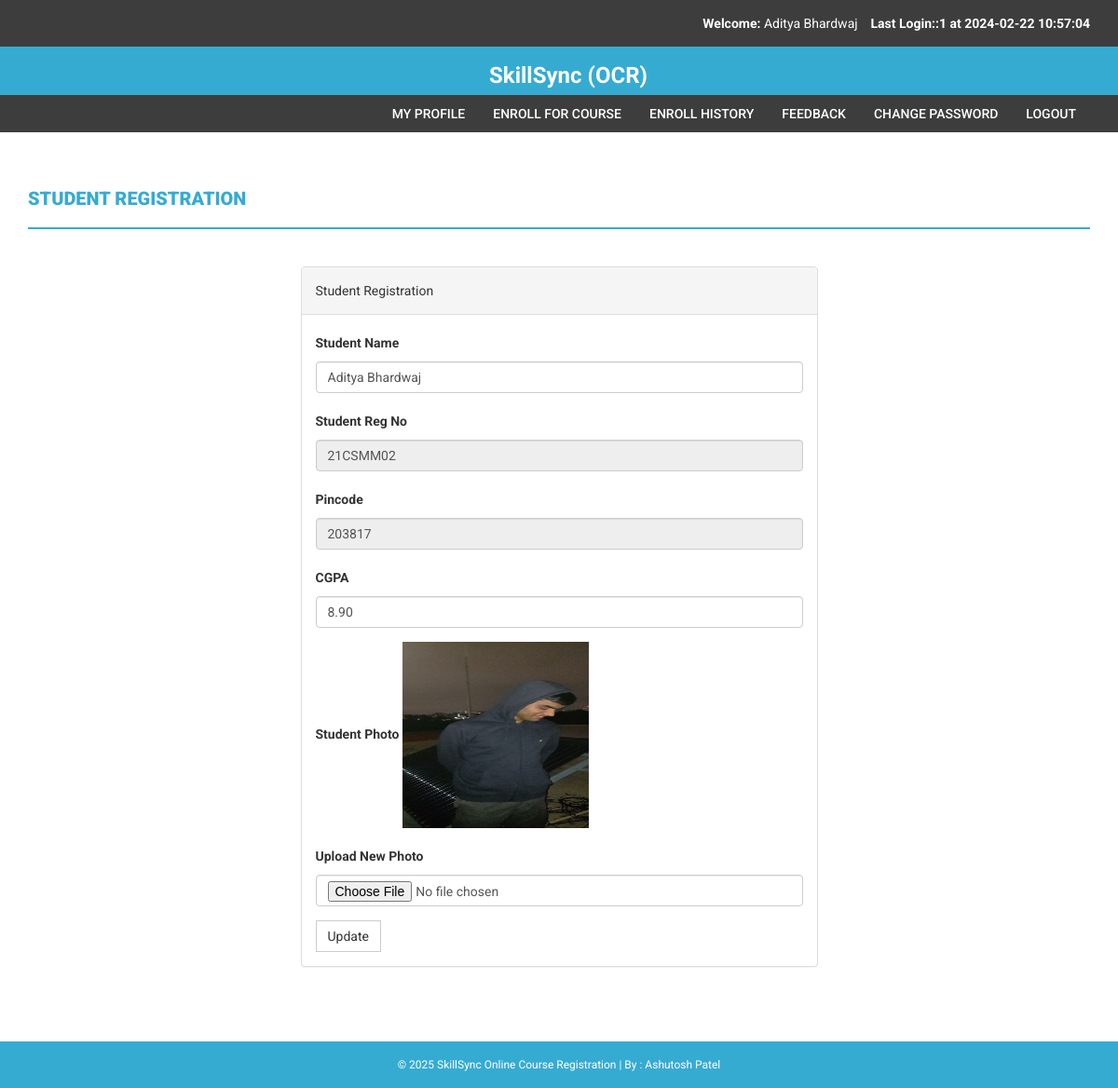
The page /my-profile.php (signed in) on the database its author committed.
### tables this page shows
CREATE TABLE `students` (
  `StudentRegno` varchar(255) NOT NULL,
  `studentPhoto` varchar(255) DEFAULT NULL,
  `password` varchar(255) DEFAULT NULL,
  `studentName` varchar(255) DEFAULT NULL,
  `pincode` varchar(255) DEFAULT NULL,
  `session` varchar(255) DEFAULT NULL,
  `department` varchar(255) DEFAULT NULL,
  `semester` varchar(255) DEFAULT NULL,
  `cgpa` decimal(10,2) DEFAULT NULL,
  `creationdate` timestamp NULL DEFAULT current_timestamp(),
  `updationDate` varchar(255) DEFAULT NULL
);

### my-profile.php (the view, shortened to what this page needs)
<?php
include('includes/config.php');
if(strlen($_SESSION['login'])==0)
    {
header('location:index.php');
}
else{
?>
<!DOCTYPE html>
<html xmlns="http://www.w3.org/1999/xhtml">
<head>
    <link href="assets/css/bootstrap.css" rel="stylesheet" />
    <link href="assets/css/font-awesome.css" rel="stylesheet" />
    <link href="assets/css/style.css" rel="stylesheet" />
</head>
<body>
<?php include('includes/header.php');?>
<?php if($_SESSION['login']!="")
{
 include('includes/menubar.php');
}
 ?>
    <div class="content-wrapper">
        <div class="container">
              <div class="row">
                    <div class="col-md-12">
                        <h1 class="page-head-line">Student Registration  </h1>
                    </div>
                </div>
                <div class="row" >
                  <div class="col-md-3"></div>
                    <div class="col-md-6">
                        <div class="panel panel-default">
                        <div class="panel-heading">
                          Student Registration
                        </div>
<?php $sql=mysqli_query($con,"select * from students where StudentRegno='".$_SESSION['login']."'");
while($row=mysqli_fetch_array($sql))
{ ?>
                        <div class="panel-body">
                       <form name="dept" method="post" enctype="multipart/form-data">
   <div class="form-group">
    <label for="studentname">Student Name  </label>
    <input type="text" class="form-control" id="studentname" name="studentname" value="<?php echo htmlentities($row['studentName']);?>"  />
  </div>
 <div class="form-group">
    <label for="studentregno">Student Reg No   </label>
    <input type="text" class="form-control" id="studentregno" name="studentregno" value="<?php echo htmlentities($row['StudentRegno']);?>"  placeholder="Student Reg no" readonly />
  </div>
<div class="form-group">
    <label for="Pincode">Pincode  </label>
    <input type="text" class="form-control" id="Pincode" name="Pincode" readonly value="<?php echo htmlentities($row['pincode']);?>" required />
  </div>
<div class="form-group">
    <label for="CGPA">CGPA  </label>
    <input type="text" class="form-control" id="cgpa" name="cgpa"  value="<?php echo htmlentities($row['cgpa']);?>" required />
  </div>
<div class="form-group">
    <label for="Pincode">Student Photo  </label>
   <?php if($row['studentPhoto']==""){ ?>
   <img src="studentphoto/noimage.png" width="200" height="200"><?php } else {?>
   <img src="studentphoto/<?php echo htmlentities($row['studentPhoto']);?>" width="200" height="200">
   <?php } ?>
  </div>
<div class="form-group">
    <label for="Pincode">Upload New Photo  </label>
    <input type="file" class="form-control" id="photo" name="photo"  value="<?php echo htmlentities($row['studentPhoto']);?>" />
  </div>
  <?php } ?>
 <button type="submit" name="submit" id="submit" class="btn btn-default">Update</button>
</form>
                            </div>
                            </div>
                    </div>
                </div>
            </div>
        </div>
  <?php include('includes/footer.php');?>
</body>
</html>
<?php } ?>

### includes/header.php (shortened to what this page needs)
<?php
include("includes/config.php");
?>
<?php if($_SESSION['login']!="")
{?>
<header>
        <div class="container">
            <div class="row">
                <div class="col-md-12">
                    <strong>Welcome: </strong><?php echo htmlentities($_SESSION['sname']);?>
                    <strong>Last Login<?php
        $ret=mysqli_query($con,"SELECT  * from userlog where studentRegno='".$_SESSION['login']."' order by id desc limit 1,1");
                    $row=mysqli_fetch_array($ret);
                    echo $row['userip']; ?> at <?php echo $row['loginTime'];?></strong>
                </div>
            </div>
        </div>
    </header>
    <?php } ?>
    <div class="navbar navbar-inverse set-radius-zero">
        <div class="container">
            <div class="navbar-header">
                <a class="navbar-brand" href="#" style="color:#fff; font-size:24px;4px; line-height:0px; "><b>
            </div>
            <center>SkillSync (OCR)</b></a>
            </center>
        </div>
    </div>

### assets/css/style.css (style rules this page uses)
body { font-family: 'Roboto', sans-serif; line-height: 30px; }
.set-radius-zero { border-radius: 0px; -moz-border-radius: 0px; -webkit-border-radius: 0px; }
.content-wrapper { margin-top: 40px; min-height: 600px; padding-bottom: 60px; }
.page-head-line { font-weight: 900; padding-bottom: 20px; border-bottom: 2px solid #36abd2; text-transform: uppercase; color: #36abd2; font-size: 20px; margin-bottom: 40px; }
.btn { border-radius: 0px; -webkit-border-radius: 0px; -moz-border-radius: 0px; }
header { background-color: #3D3D3D; color: #fff; padding: 10px; text-align: right; }
.navbar-brand { width: 250px; padding-top: 30px; }
.navbar-inverse { background-color: #36abd2; border-color: transparent; }
.navbar { margin-bottom: 0px; }

### rows shown on the page
students: studentname "Aditya Bhardwaj", studentregno "21CSMM02", Pincode "203817", cgpa "8.90", studentPhoto (picture)

### other values the page prints
$_SESSION['sname'] "Aditya Bhardwaj"
$row['userip'] "::1"
$row['loginTime'] "2024-02-22 10:57:04"
